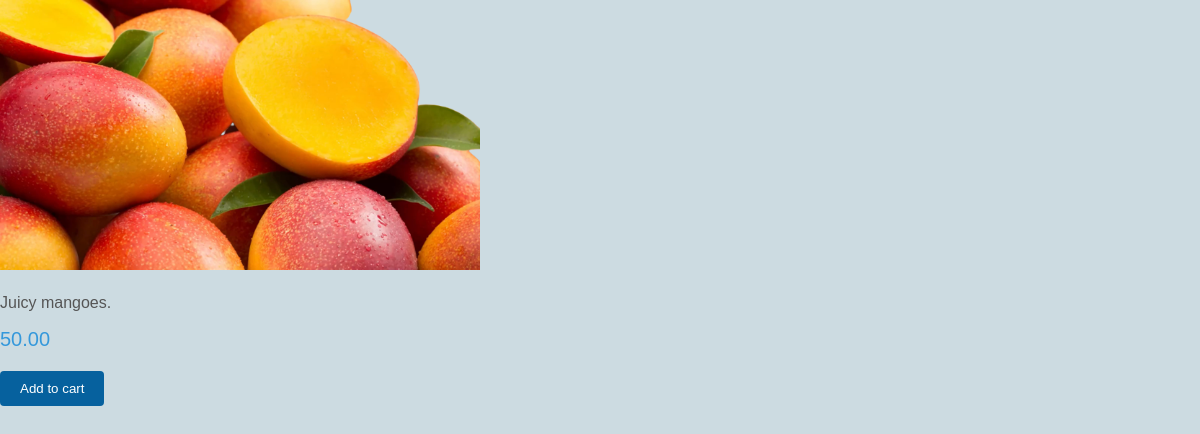
/inventory/products/3/, run on the app's committed database.
### inventory/models.py (models this page shows)
class Product(models.Model):
    Vendor = models.ForeignKey(Vendor,null=True,on_delete=models.CASCADE)
    name=models.CharField(max_length=32)
    price=models.DecimalField(max_digits=8,decimal_places=2)
    description=models.TextField()
    image=models.ImageField(upload_to='images/')
    date_created=models.DateTimeField(auto_now_add=True)
    date_updated=models.DateTimeField(auto_now=True)
    stock=models.PositiveIntegerField()

### inventory/views.py (the view)
# urls.py: path("products/<int:id>/",product_detail, name="product_detail_view"),
def product_detail(request,id):
    product = Product.objects.get(id=id)
    return render(request,"inventory/product_details.html", {"product":product})

### templates/inventory/product_details.html (shortened to what this page needs)
<!DOCTYPE html>
<html lang="en">
<head>
</head>
<body>
    <div>
        <img src="{{ product.image.url }}" alt="{{ product.title}}" class="images">
        <p class="product-description"> {{ product.description}}</p>
        <span class="product-price"> {{ product.price}}</span>
        <button class="add-to-cart-btn">Add to cart</button>
    </div>
</body>
</html>

### templates/inventory/product_details.html (style rules this page uses)
body { background-color:#ccdbe1 ; font-family: Arial, sans-serif; margin: 0; padding: 0; }
.product-description { font-size: 16px; color: #555; margin-top: 10px; }
.product-price { font-size: 20px; color: #3498db; display: block; margin-top: 10px; }
.add-to-cart-btn { background-color: #06619e; color: #fff; border: none; padding: 10px 20px; border-radius: 4px; cursor: pointer; margin-top: 20px; }
.images { width: 40%; }

### data on the page
Product: image (picture), description "Juicy mangoes.", price "50.00"
